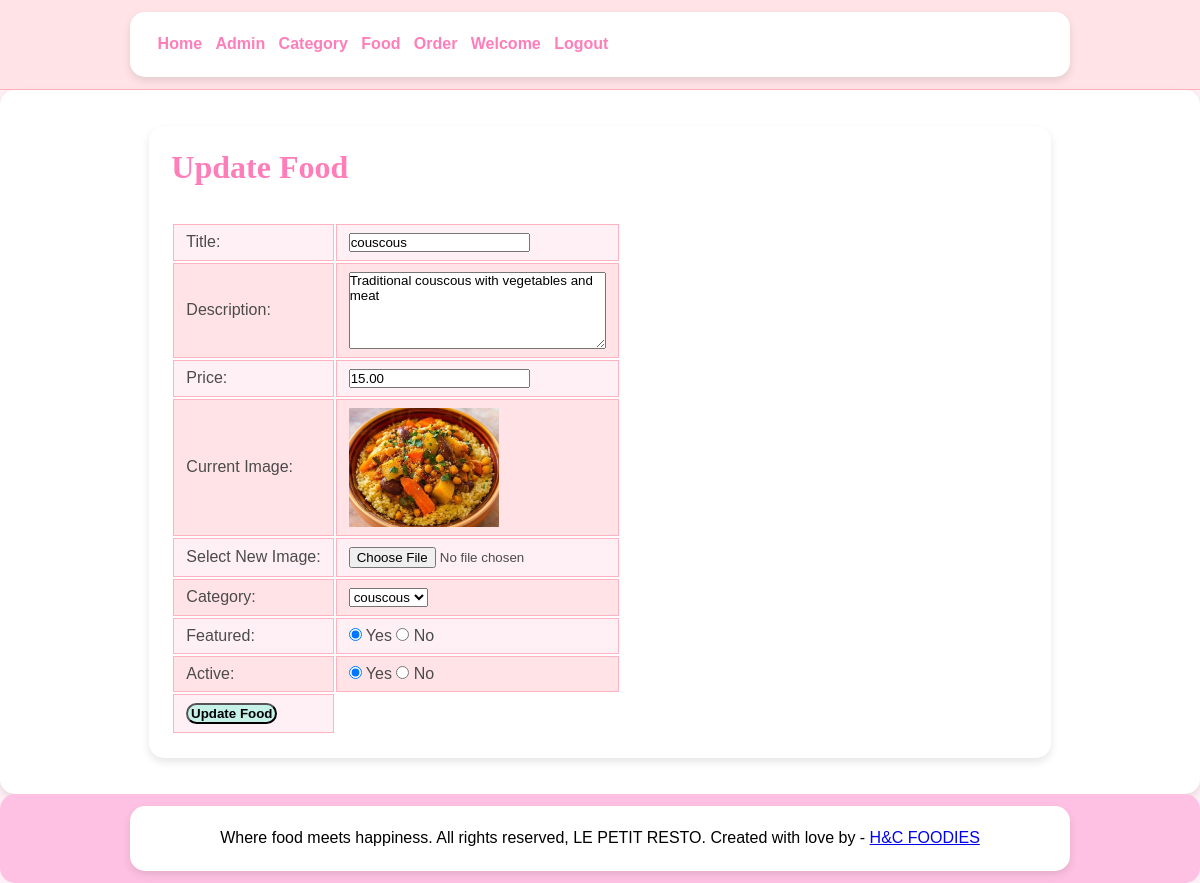
/admin/update-food.php?id=3 (signed in), run on the app's committed database.
### tables this page shows
CREATE TABLE tbl_food (
  id int(10) UNSIGNED NOT NULL AUTO_INCREMENT,
  title varchar(100) NOT NULL,
  description text NOT NULL,
  price decimal(10,2) NOT NULL,
  image_name varchar(255) NOT NULL,
  category_id int(10) UNSIGNED NOT NULL,
  featured varchar(10) NOT NULL,
  active varchar(10) NOT NULL,
  PRIMARY KEY (id),
  FOREIGN KEY (category_id) REFERENCES tbl_category(id)
);

CREATE TABLE tbl_category (
  id int(10) UNSIGNED NOT NULL AUTO_INCREMENT,
  title varchar(100) NOT NULL,
  image_name varchar(255) NOT NULL,
  featured varchar(10) NOT NULL,
  active varchar(10) NOT NULL,
  PRIMARY KEY (id)
);

### admin/update-food.php (the view, shortened to what this page needs)
<?php include('partials/menu.php'); ?>
<?php
    if(isset($_GET['id']))
    {
        $id = $_GET['id'];
        $sql2 = "SELECT * FROM tbl_food WHERE id=$id";
        $res2 = mysqli_query($conn, $sql2);
        $row2 = mysqli_fetch_assoc($res2);
        $title = $row2['title'];
        $description = $row2['description'];
        $price = $row2['price'];
        $current_image = $row2['image_name'];
        $current_category = $row2['category_id'];
        $featured = $row2['featured'];
        $active = $row2['active'];
    }
    else
    {
        header('location:'.SITEURL.'admin/manage-food.php');
    }
?>
<div class="main-content">
    <div class="wrapper">
        <h1>Update Food</h1>
        <br><br>
        <form action="" method="POST" enctype="multipart/form-data">
        <table class="tbl-30">
            <tr>
                <td>Title: </td>
                <td>
                    <input type="text" name="title" value="<?php echo $title; ?>">
                </td>
            </tr>
            <tr>
                <td>Description: </td>
                <td>
                    <textarea name="description" cols="30" rows="5"><?php echo $description; ?></textarea>
                </td>
            </tr>
            <tr>
                <td>Price: </td>
                <td>
                    <input type="number" name="price" value="<?php echo $price; ?>">
                </td>
            </tr>
            <tr>
                <td>Current Image: </td>
                <td>
                    <?php
                        if($current_image == "")
                        {
                            echo "<div class='error'>Image not Available.</div>";
                        }
                        else
                        {
                            ?>
                            <img src="<?php echo SITEURL; ?>images/food/<?php echo $current_image; ?>" width="150px">
                            <?php
                        }
                    ?>
                </td>
            </tr>
            <tr>
                <td>Select New Image: </td>
                <td>
                    <input type="file" name="image">
                </td>
            </tr>
            <tr>
                <td>Category: </td>
                <td>
                    <select name="category">
                        <?php
                            $sql = "SELECT * FROM tbl_category WHERE active='Yes'";
                            $res = mysqli_query($conn, $sql);
                            $count = mysqli_num_rows($res);
                            if($count>0)
                            {
                                while($row=mysqli_fetch_assoc($res))
                                {
                                    $category_title = $row['title'];
                                    $category_id = $row['id'];
                                    ?>
                                    <option <?php if($current_category==$category_id){echo "selected";} ?> value="<?php echo $category_id; ?>"><?php echo $category_title; ?></option>
                                    <?php
                                }
                            }
                            else
                            {
                                echo "<option value='0'>Category Not Available.</option>";
                            }
                        ?>
                    </select>
                </td>
            </tr>
            <tr>
                <td>Featured: </td>
                <td>
                    <input <?php if($featured=="Yes") {echo "checked";} ?> type="radio" name="featured" value="Yes"> Yes
                    <input <?php if($featured=="No") {echo "checked";} ?> type="radio" name="featured" value="No"> No
                </td>
            </tr>
            <tr>
                <td>Active: </td>
                <td>
                    <input <?php if($active=="Yes") {echo "checked";} ?> type="radio" name="active" value="Yes"> Yes
                    <input <?php if($active=="No") {echo "checked";} ?> type="radio" name="active" value="No"> No
                </td>
            </tr>
            <tr>
                <td>
                    <input type="submit" name="submit" value="Update Food" class="btn-secondary">
                </td>
            </tr>
        </table>
        </form>
    </div>
</div>
<?php include('partials/footer.php'); ?>

### css/admin.css (style rules this page uses)
* { margin: 0; padding: 0; font-family: 'Poppins', sans-serif; box-sizing: border-box; }
body { background-color: #fff0f6; color: #4b4b4b; }
h1, h2, h3, h4, h5 { font-family: 'Dancing Script', cursive; color: #ff7eb9; }
.wrapper { padding: 2%; width: 80%; margin: 0 auto; background-color: #fff; border-radius: 15px; box-shadow: 0px 4px 8px rgba(0, 0, 0, 0.1); }
table tr th, table tr td { border: 1px solid #ffb3c1; padding: 8px 12px; text-align: left; }
table tr:nth-child(even) { background-color: #ffe3e6; }
table tr:nth-child(odd) { background-color: #fff0f6; }
table td { word-wrap: break-word; overflow-wrap: break-word; text-align: center; }
.btn-secondary { background-color: #c6f1e7; padding: 1% 2%; color: black; text-decoration: none; font-weight: bold; border-radius: 25px; transition: 0.3s; }
.main-content { background-color: #fff; padding: 3%; border-radius: 15px; box-shadow: 0px 4px 8px rgba(0, 0, 0, 0.1); }

### data on the page
tbl_food: title "couscous", description "Traditional couscous with vegetables and meat", price "15.00", image_name (picture), category "couscous", featured "☑", active "☑"
